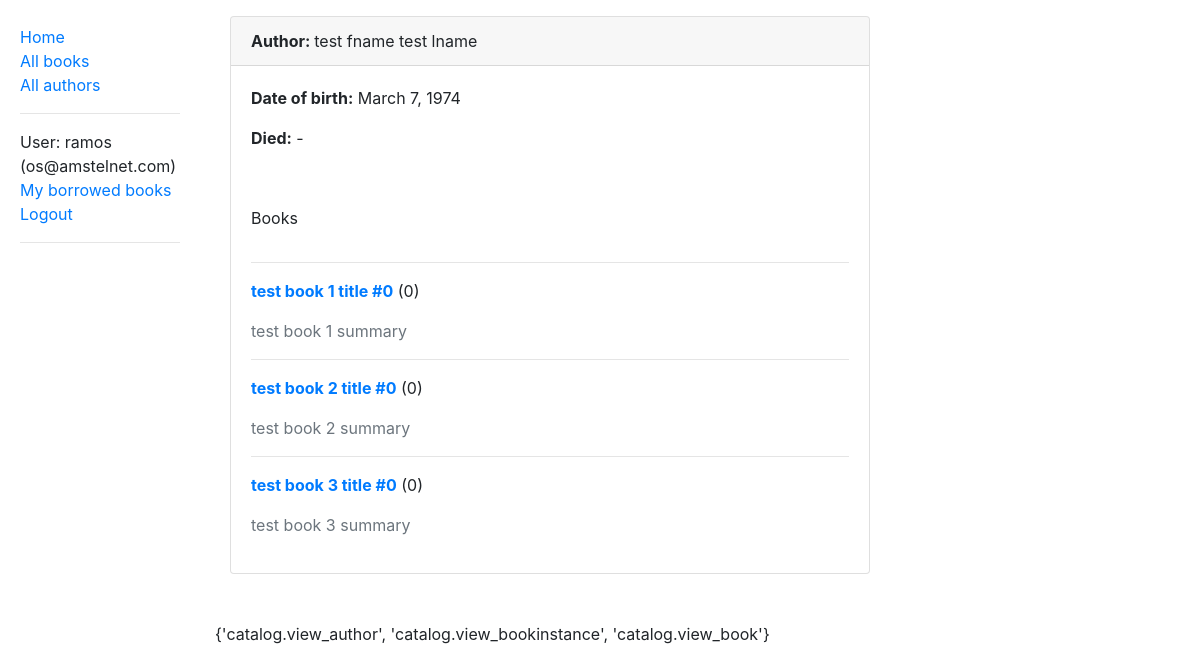
The page /catalog/author/16 (signed in) on the database as committed earlier.
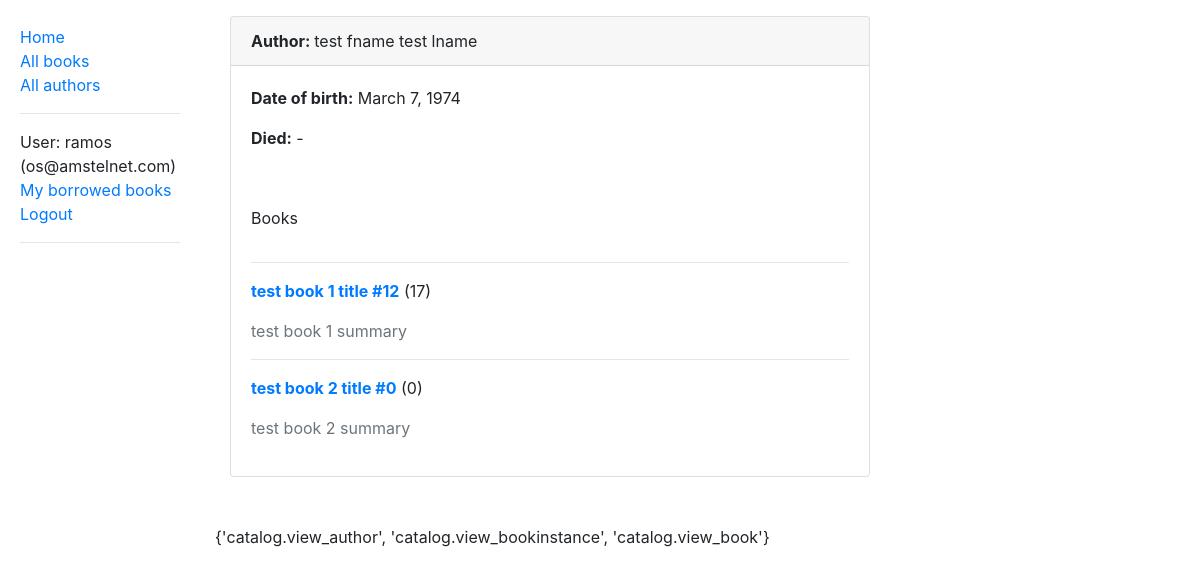
The same page on the database as committed later.
### catalog/models.py (models this page shows, shortened)
class Book(models.Model):
    title = models.CharField(max_length=200)
    author = models.ForeignKey('Author', on_delete=models.SET_NULL, null=True)
    summary = models.TextField(max_length=1000, help_text='Enter a brief description of the book')
    isbn = models.CharField('ISBN', max_length=13,
                            help_text='13 Character <a href="https://www.isbn-international.org/content/what-isbn">ISBN number</a>')
    genre = models.ManyToManyField(Genre, help_text='Select a genre for this book')
    language = models.ForeignKey('Language', on_delete=models.SET_NULL, null=True)
    def display_genre(self):
        """Create a string for the Genre. This is required to display genre in Admin."""
        return ', '.join([genre.name for genre in self.genre.all()[:3]])
    display_genre.short_description = 'Genre'
    def get_available_copies(self):
        return self.bookinstance_set.filter(status__exact='a')

### catalog/views.py (the view)
# urls.py: path('author/<int:pk>', views.AuthorDetailView.as_view(), name='author-detail'),
class AuthorDetailView(LoginRequiredMixin,
                       DetailView):
    model = Author
    def dispatch(self, *args, **kwargs):
        print('AuthorListView::dispatch()')
        print(f"AuthorListView::self.request.user: {self.request.user}")
        if self.request.user.is_authenticated:
            self.user_permissions = list(Permission.objects.filter(group__user=self.request.user).values_list('codename', flat=True))
        else:
            self.user_permissions = []
        print(self.user_permissions)
        return super().dispatch(*args, **kwargs)
    def get_context_data(self, **kwargs):
        context = super().get_context_data(**kwargs)
        context['user_permissions'] = self.user_permissions
        return context

### catalog/templates/catalog/author_detail.html (shortened to what this page needs)
{% extends 'base_generic.html' %}
{% block content %}
    <div class="container-fluid mt-3">
    <div class="card" style="width:40rem;">
        <div class="card-header">
            <strong>Author: </strong> {{ author.first_name }} {{ author.last_name }}
        </div>
        <div class="card-body">
            <div class="card-title">
                <p><strong>Date of birth:</strong> {{ author.date_of_birth }}</p>
            </div>
            <div class="card-title">
                <p><strong>Died:</strong> {% if author.date_of_death %}{{ author.date_of_death }}{% else %}-{% endif %}</p>
            </div>
        </div>
        <div class="card-body">
            Books
            <div class="row mt-3">
                <div class="col-sm-12  ">
            {% for book in author.book_set.all %}
                <hr>
                <p class="card-text"><strong><a href="{% url 'book-detail' book.pk %}">{{ book.title }} #{{ book.get_available_copies.count }}</a></strong> ({{ book.bookinstance_set.all.count }})</p>
                <p class="text-muted">{{ book.summary }}</p>
            {% empty %}
                <p>No books published by this author</p>
            {% endfor %}
                </div>
            </div>
        </div>
    </div>
    </div>
{% endblock %}

Rows that differ between the two databases and show on the page:
removed Book: title "test book 3 title", get_available_copies.count "0", bookinstance_set.all.count "0", summary "test book 3 summary"
computed for Book "test book 1 title": get_available_copies.count "0" → "12"; bookinstance_set.all.count "0" → "17"
